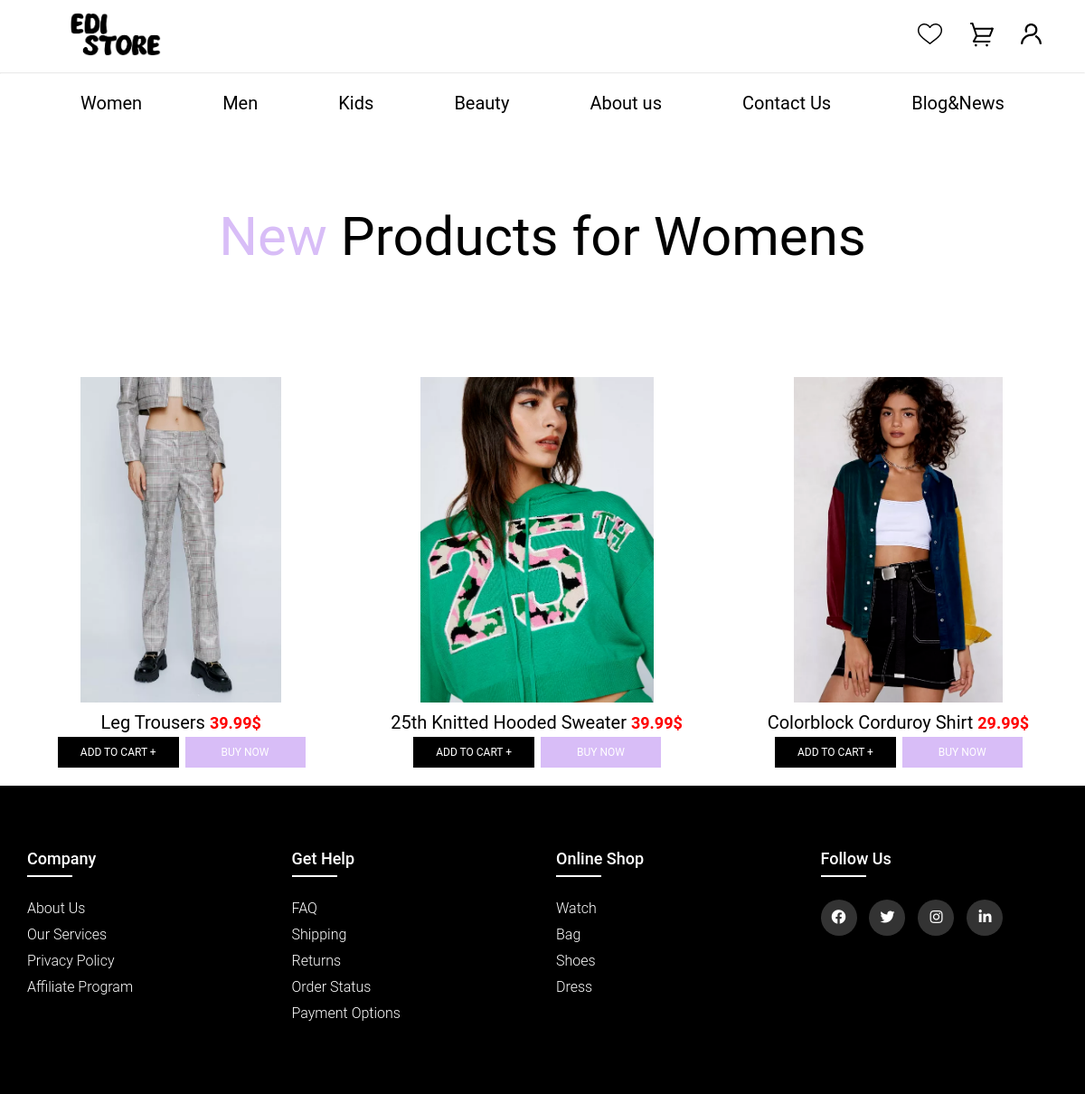
The app's page /womens.php with its own data.
### tables this page shows
CREATE TABLE `produktet` (
  `ID` int(11) NOT NULL,
  `foto_produktit` varchar(255) NOT NULL,
  `emri_produktit` varchar(255) NOT NULL,
  `cmimi_produktit` varchar(255) NOT NULL,
  `kategoria` varchar(255) NOT NULL,
  `added` varchar(255) DEFAULT NULL
);

### controllers/databaseConfig.php (called while the page is built, shortened)
<?php
class DatabasePDOConfiguration
{
    private $connection;
    private $host = "localhost";
    private $username = "root";
    private $dbName = "projekti";
    private $password = "";
    protected function getConnection()
    {
        return $this->connection;
    }
    private function createConnection()
    {
        $this->connection = new PDO("mysql:host=$this->host;dbname=$this->dbName", $this->username, $this->password);
        $this->connection->setAttribute(PDO::ATTR_ERRMODE, PDO::ERRMODE_EXCEPTION);
    }
}

### controllers/MenuController.php (called while the page is built, shortened)
<?php
    require_once 'databaseConfig.php';
    class MenuController extends DatabasePDOConfiguration{
        public $db;
        public function __construct(){
            $this->db = $this->getConnection();
        }
        public function select($kategoria){
            $query = $this->db->prepare('SELECT * from produktet where kategoria=:kategoria_produktit');
            $query ->bindParam(':kategoria_produktit', $kategoria);
            $query ->execute();
            return  $query ->fetchAll();
        }
    }
?>

### womens.php (the view, shortened to what this page needs)
<!DOCTYPE html>
<html lang="en">
<head>
    <link rel='stylesheet' href='https://cdnjs.cloudflare.com/ajax/libs/font-awesome/4.7.0/css/font-awesome.min.css'>
    <link rel="stylesheet" type="text/css" href="https://cdnjs.cloudflare.com/ajax/libs/font-awesome/5.15.1/css/all.min.css">
    <link rel="stylesheet" href="css/womens.css">
    <link rel="stylesheet" type="text/css" href="https://cdnjs.cloudflare.com/ajax/libs/font-awesome/5.15.1/css/all.min.css">
</head>
<body>
<?php include "includes/header.php";
        require_once './controllers/MenuController.php';
   ?>
<div class="img-cover">
      <img  id="foto1" src="img/new-collection.jpg" alt="">
    </div>
<section class="section">
        <div class="title">
          <h1><span id="h1">New</span> Products for Womens </h1>
        </div>
                <div class="product-center container">
                  <?php
                $products = new MenuController;
                $kategoria="womens_clothes";
                $all = $products->select($kategoria);
                  for ($i = 0; $i < count($all); $i++) {
                    echo '<div class="product">
                    <div class="img-cover">
                        <img height="400px" src="' . $all[$i]['foto_produktit'] . '">
                    </div>
                    <p>'. $all[$i]['emri_produktit']  .  ' <span class="price"> '  . $all[$i]['cmimi_produktit'] . '</span></p>
                    <button class="btn">ADD TO CART +</button>
                    <button class="btn1">BUY NOW</button>
                  </div>';
                  }
                  ?>
              </div>
           </section>
      <?php  include "includes/footer.php" ?>
    </body>
</html>

### css/womens.css (style rules this page uses)
img { text-align: center; }
.title { font-size: 40px; text-align: center; margin-bottom: 5rem; font-weight: 600; width: 100%; padding-top: 60px; }
.title h1 { font-weight: 400; }
.title span { color: var(--primary); }
.product-center { display: grid; grid-template-columns: repeat(auto-fit, minmax(20rem, 1fr)); gap: 5rem; margin-bottom: 5rem; display: flex; flex-direction: row; flex-wrap: wrap; align-items: center; justify-content: center; justify-content: space-evenly; }
.product { text-align: center; padding-bottom: 1rem; transition: all 500ms ease-in-out; }
.product .img-cover { overflow: hidden; }
.product img { transition: all 500ms ease-in-out; }
#h1 { color: #d8bdf7; font-size: 60px; }
.product p { padding-top: 10px; font-size: 20px; }
.price { font-size:18px ; color: red; font-weight: bold; }
.btn { border: none; padding: 10px 25px; text-align: center; background-color: black; color: white; text-decoration: none; display: inline-block; font-size: 12px; margin: 4px 2px; cursor: pointer; }
.btn1 { border: none; padding: 10px 40px; text-align: center; text-decoration: none; display: inline-block; font-size: 12px; margin: 2px 1px; cursor: pointer; background-color:#d8bdf7; color: white; }
.img-cover img { padding-top: 40px; display: block; margin-left: auto; margin-right: auto; width: 80%; }

### css/header.css (style rules this page uses)
* { margin: 0; padding: 0; box-sizing: border-box; font-family: 'Roboto', sans-serif; }
.container { max-width: 114rem; margin: 0 auto; padding: 0 3rem; }

### records on screen
produktet: foto_produktit (picture), emri_produktit "Leg Trousers", cmimi_produktit "39.99$"
produktet: foto_produktit (picture), emri_produktit "25th Knitted Hooded Sweater", cmimi_produktit "39.99$"
produktet: foto_produktit (picture), emri_produktit "Colorblock Corduroy Shirt", cmimi_produktit "29.99$"
